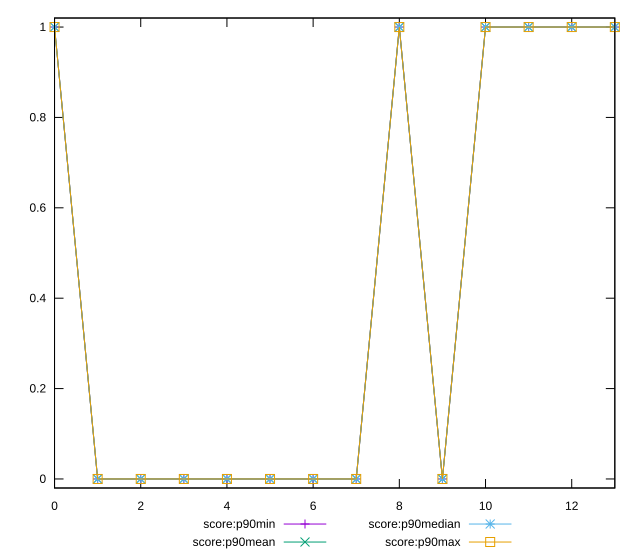

Write gnuplot code to recreate this figure.
reset

$scoreP90Min <<EOF
0 1
1 0
2 0
3 0
4 0
5 0
6 0
7 0
8 1
9 0
10 1
11 1
12 1
13 1
EOF

$scoreP90Mean <<EOF
0 1
1 0
2 0
3 0
4 0
5 0
6 0
7 0
8 1
9 0
10 1
11 1
12 1
13 1
EOF

$scoreP90Median <<EOF
0 1
1 0
2 0
3 0
4 0
5 0
6 0
7 0
8 1
9 0
10 1
11 1
12 1
13 1
EOF

$scoreP90Max <<EOF
0 1
1 0
2 0
3 0
4 0
5 0
6 0
7 0
8 1
9 0
10 1
11 1
12 1
13 1
EOF

set key outside below
set xrange [0:13]
set yrange [-0.02:1.02]
set trange [-0.02:1.02]
set terminal svg size 640, 560 enhanced background rgb 'white'
set output "reprap/uses-webp-images/progression/score.svg"

plot $scoreP90Min title "score:p90min" with linespoints, \
     $scoreP90Mean title "score:p90mean" with linespoints, \
     $scoreP90Median title "score:p90median" with linespoints, \
     $scoreP90Max title "score:p90max" with linespoints

reset
